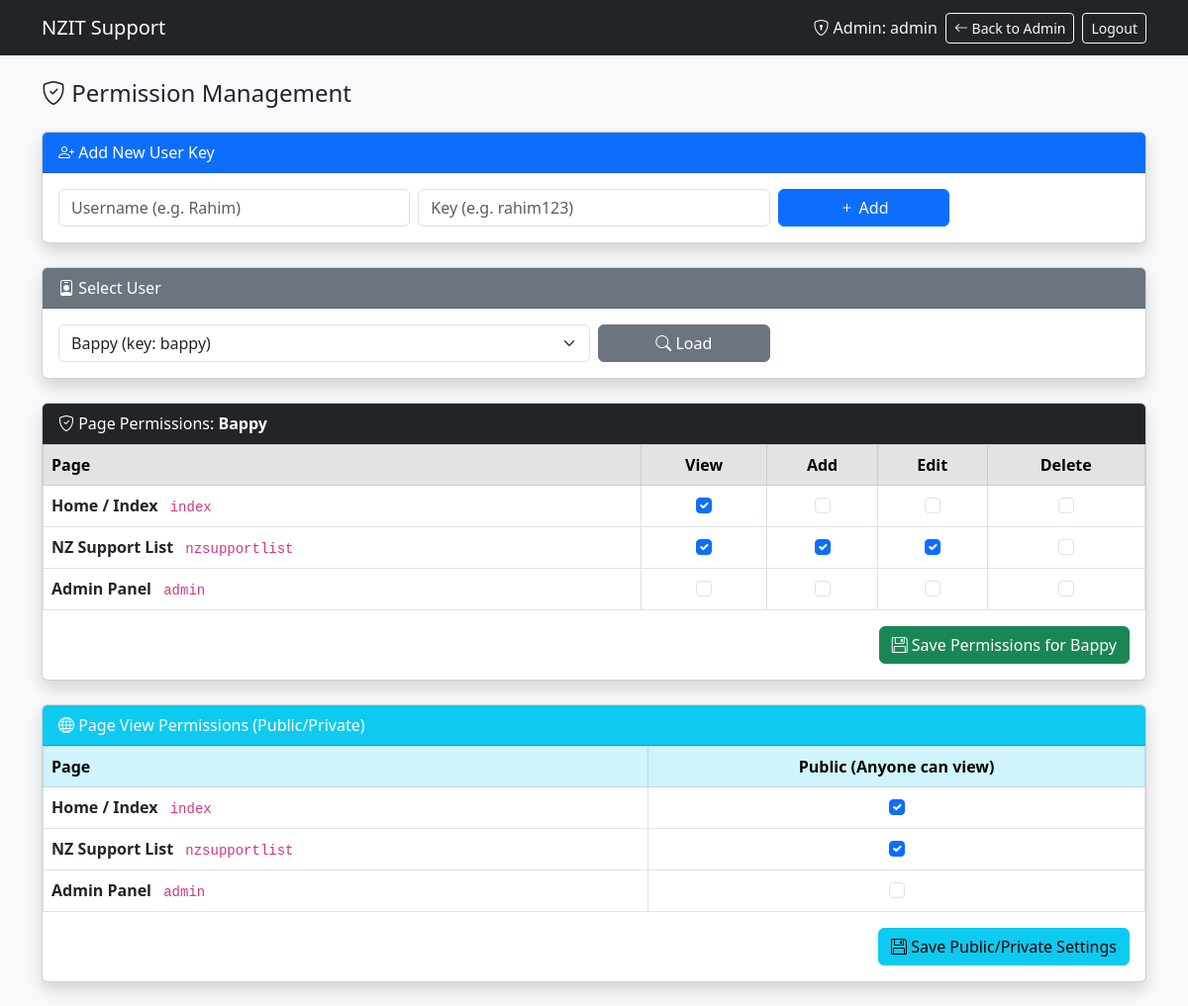
/permission.php?user_id=2 (signed in), run on the app's committed database.
### tables this page shows
CREATE TABLE `users` (
  `id` int(11) NOT NULL AUTO_INCREMENT,
  `username` varchar(100) NOT NULL,
  `password` varchar(255) NOT NULL,
  `role` enum('admin','user') NOT NULL DEFAULT 'user',
  `user_key` varchar(50) DEFAULT NULL,
  `can_view` tinyint(1) DEFAULT 1,
  `can_edit` tinyint(1) DEFAULT 1,
  `can_delete` tinyint(1) DEFAULT 1,
  `can_update` tinyint(1) DEFAULT 1,
  `created_at` timestamp NOT NULL DEFAULT current_timestamp(),
  PRIMARY KEY (`id`),
  UNIQUE KEY `user_key` (`user_key`)
);

CREATE TABLE `page_permissions` (
  `id` int(11) NOT NULL AUTO_INCREMENT,
  `page_name` varchar(100) NOT NULL,
  `page_title` varchar(200) NOT NULL,
  `is_public` tinyint(1) DEFAULT 1,
  PRIMARY KEY (`id`),
  UNIQUE KEY `page_name` (`page_name`)
);

CREATE TABLE `user_page_permissions` (
  `id` int(11) NOT NULL AUTO_INCREMENT,
  `user_id` int(11) NOT NULL,
  `page_name` varchar(100) NOT NULL,
  `can_view` tinyint(1) DEFAULT 0,
  `can_edit` tinyint(1) DEFAULT 0,
  `can_delete` tinyint(1) DEFAULT 0,
  `can_update` tinyint(1) DEFAULT 0,
  PRIMARY KEY (`id`),
  UNIQUE KEY `unique_user_page` (`user_id`,`page_name`),
  CONSTRAINT `user_page_permissions_ibfk_1` FOREIGN KEY (`user_id`) REFERENCES `users` (`id`) ON DELETE CASCADE
);

### permission.php (the view, shortened to what this page needs)
<?php
require_once 'config.php';
$selected_user_id = isset($_GET['user_id']) ? intval($_GET['user_id']) : 0;
$selected_user = null;
if ($selected_user_id) {
    $user_res = $conn->query("SELECT * FROM users WHERE id = $selected_user_id AND role='user'");
    $selected_user = $user_res->fetch_assoc();
}
$users = $conn->query("SELECT * FROM users WHERE role='user' ORDER BY username");
$pages = $conn->query("SELECT * FROM page_permissions ORDER BY id");
$user_page_perms = [];
if ($selected_user) {
    $perms_res = $conn->query("SELECT * FROM user_page_permissions WHERE user_id = $selected_user_id");
    while ($pr = $perms_res->fetch_assoc()) {
        $user_page_perms[$pr['page_name']] = $pr;
    }
}
?>
<!DOCTYPE html>
<html lang="en">
<head>
    <link href="https://cdn.jsdelivr.net/npm/bootstrap@5.3.0/dist/css/bootstrap.min.css" rel="stylesheet">
    <link href="https://cdn.jsdelivr.net/npm/bootstrap-icons@1.11.0/font/bootstrap-icons.css" rel="stylesheet">
</head>
<body class="bg-light">
    <nav class="navbar navbar-expand-lg navbar-dark bg-dark">
        <div class="container">
            <a class="navbar-brand" href="index.php">NZIT Support</a>
            <div class="d-flex align-items-center gap-2">
                <span class="text-light">
                    <i class="bi bi-shield-lock"></i> Admin: <?= htmlspecialchars($_SESSION['username']) ?>
                </span>
                <a href="admin.php" class="btn btn-outline-light btn-sm">
                    <i class="bi bi-arrow-left"></i> Back to Admin
                </a>
                <a href="logout.php" class="btn btn-outline-light btn-sm">Logout</a>
            </div>
        </div>
    </nav>
    <div class="container py-4">
        <h4 class="mb-4"><i class="bi bi-shield-check"></i> Permission Management</h4>
        <div class="card shadow mb-4">
            <div class="card-header bg-primary text-white">
                <i class="bi bi-person-plus"></i> Add New User Key
            </div>
            <div class="card-body">
                <form method="post" class="row g-2">
                    <div class="col-md-4">
                        <input type="text" name="new_username" class="form-control" placeholder="Username (e.g. Rahim)" required>
                    </div>
                    <div class="col-md-4">
                        <input type="text" name="new_key" class="form-control" placeholder="Key (e.g. rahim123)" required>
                    </div>
                    <div class="col-md-2">
                        <button type="submit" name="add_user" class="btn btn-primary w-100">
                            <i class="bi bi-plus"></i> Add
                        </button>
                    </div>
                </form>
            </div>
        </div>
        <div class="card shadow mb-4">
            <div class="card-header bg-secondary text-white">
                <i class="bi bi-person-badge"></i> Select User
            </div>
            <div class="card-body">
                <form method="get" class="row g-2 align-items-end">
                    <div class="col-md-6">
                        <select name="user_id" class="form-select" required>
                            <?php if ($users && $users->num_rows > 0): ?>
                                <?php while ($u = $users->fetch_assoc()): ?>
                                    <option value="<?= $u['id'] ?>" <?= $selected_user_id == $u['id'] ? 'selected' : '' ?>>
                                        <?= htmlspecialchars($u['username']) ?> (key: <?= htmlspecialchars($u['user_key']) ?>)
                                    </option>
                                <?php endwhile; ?>
                            <?php endif; ?>
                        </select>
                    </div>
                    <div class="col-md-2">
                        <button type="submit" class="btn btn-secondary w-100">
                            <i class="bi bi-search"></i> Load
                        </button>
                    </div>
                </form>
            </div>
        </div>
        <?php if ($selected_user): ?>
            <div class="card shadow">
                <div class="card-header bg-dark text-white">
                    <i class="bi bi-shield-check"></i> Page Permissions: <strong><?= htmlspecialchars($selected_user['username']) ?></strong>
                </div>
                <div class="card-body p-0">
                    <form method="post">
                        <table class="table table-bordered mb-0">
                            <thead class="table-secondary">
                                <tr>
                                    <th>Page</th>
                                    <th class="text-center">View</th>
                                    <th class="text-center">Add</th>
                                    <th class="text-center">Edit</th>
                                    <th class="text-center">Delete</th>
                                </tr>
                            </thead>
                            <tbody>
                                <?php if ($pages && $pages->num_rows > 0): ?>
                                    <?php $pages->data_seek(0); while ($p = $pages->fetch_assoc()): ?>
                                        <?php $perms = $user_page_perms[$p['page_name']] ?? []; ?>
                                        <tr>
                                            <td>
                                                <strong><?= htmlspecialchars($p['page_title']) ?></strong>
                                                <code class="ms-2"><?= htmlspecialchars($p['page_name']) ?></code>
                                            </td>
                                            <td class="text-center">
                                                <input type="checkbox" name="can_view[<?= $p['page_name'] ?>]" value="1"
                                                    <?= (isset($perms['can_view']) && $perms['can_view']) ? 'checked' : '' ?> class="form-check-input">
                                            </td>
                                            <td class="text-center">
                                                <input type="checkbox" name="can_edit[<?= $p['page_name'] ?>]" value="1"
                                                    <?= (isset($perms['can_edit']) && $perms['can_edit']) ? 'checked' : '' ?> class="form-check-input">
                                            </td>
                                            <td class="text-center">
                                                <input type="checkbox" name="can_update[<?= $p['page_name'] ?>]" value="1"
                                                    <?= (isset($perms['can_update']) && $perms['can_update']) ? 'checked' : '' ?> class="form-check-input">
                                            </td>
                                            <td class="text-center">
                                                <input type="checkbox" name="can_delete[<?= $p['page_name'] ?>]" value="1"
                                                    <?= (isset($perms['can_delete']) && $perms['can_delete']) ? 'checked' : '' ?> class="form-check-input">
                                            </td>
                                        </tr>
                                    <?php endwhile; ?>
                                <?php else: ?>
                                    <tr><td colspan="5" class="text-center text-muted py-3">No pages found.</td></tr>
                                <?php endif; ?>
                            </tbody>
                        </table>
                        <div class="p-3 text-end">
                            <button type="submit" name="update_page_perms" class="btn btn-success">
                                <i class="bi bi-floppy"></i> Save Permissions for <?= htmlspecialchars($selected_user['username']) ?>
                            </button>
                        </div>
                    </form>
                </div>
            </div>
        <?php endif; ?>
        <div class="card shadow mt-4">
            <div class="card-header bg-info text-white">
                <i class="bi bi-globe"></i> Page View Permissions (Public/Private)
            </div>
            <div class="card-body p-0">
                <form method="post">
                    <table class="table table-bordered mb-0">
                        <thead class="table-info">
                            <tr>
                                <th>Page</th>
                                <th class="text-center">Public (Anyone can view)</th>
                            </tr>
                        </thead>
                        <tbody>
                            <?php if ($pages && $pages->num_rows > 0): ?>
                                <?php $pages->data_seek(0); while ($p = $pages->fetch_assoc()): ?>
                                    <tr>
                                        <td>
                                            <strong><?= htmlspecialchars($p['page_title']) ?></strong>
                                            <code class="ms-2"><?= htmlspecialchars($p['page_name']) ?></code>
                                        </td>
                                        <td class="text-center">
                                            <input type="checkbox" name="is_public[<?= $p['id'] ?>]" value="1"
                                                <?= $p['is_public'] ? 'checked' : '' ?> class="form-check-input">
                                        </td>
                                    </tr>
                                <?php endwhile; ?>
                            <?php endif; ?>
                        </tbody>
                    </table>
                    <div class="p-3 text-end">
                        <button type="submit" name="update_page_perms_public" class="btn btn-info">
                            <i class="bi bi-floppy"></i> Save Public/Private Settings
                        </button>
                    </div>
                </form>
            </div>
        </div>
    </div>
</body>
</html>

### data on the page
users: username "Bappy"
page_permissions: page_title "Home / Index", page_name "index", is_public "☑"
user_page_permissions: can_view "☑"
page_permissions: page_title "NZ Support List", page_name "nzsupportlist", is_public "☑"
user_page_permissions: can_view "☑", can_edit "☑", can_update "☑"
page_permissions: page_title "Admin Panel", page_name "admin"

### other printed values
$_SESSION['username'] "admin"
form field user_id "Bappy (key: bappy)"
